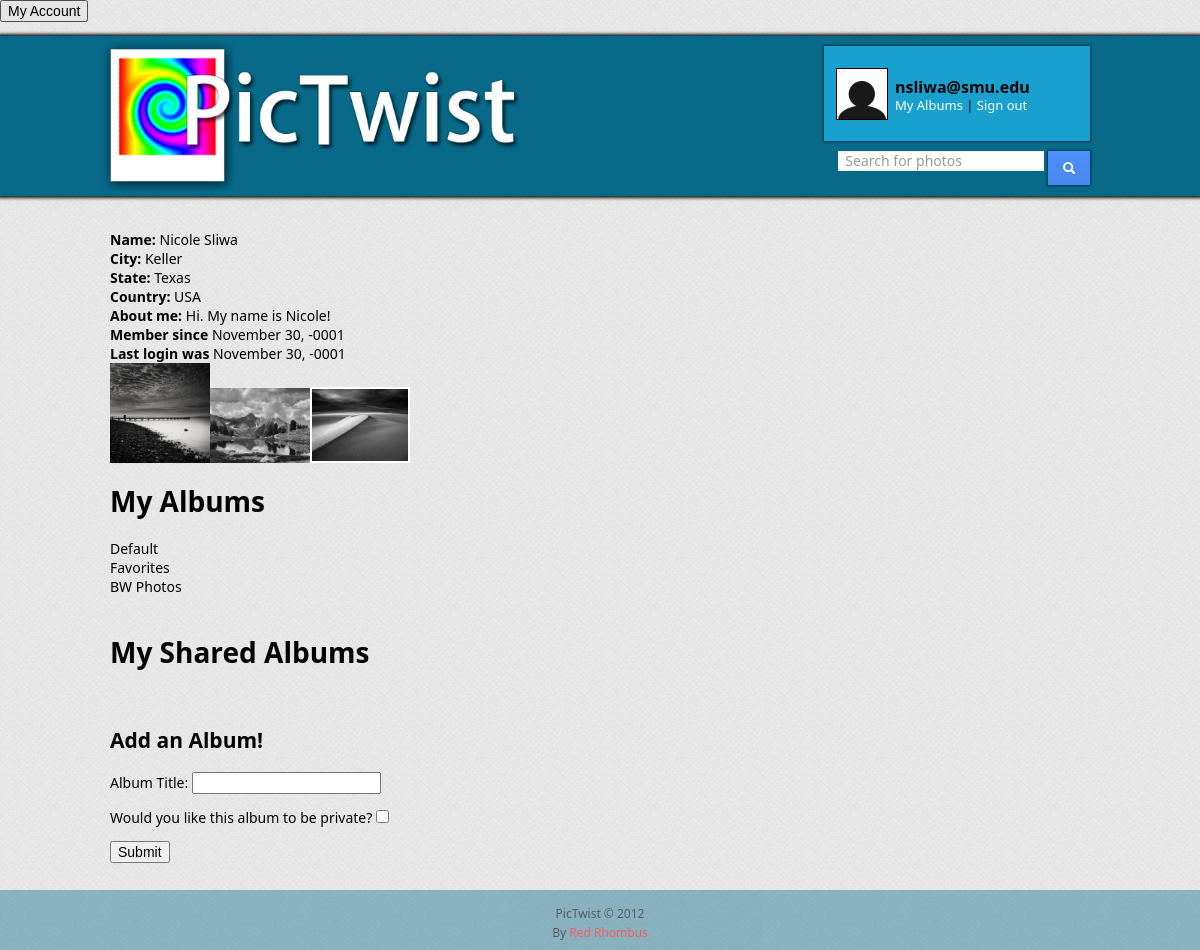
The app's page /profile.php (signed in) with its own data.
### tables this page shows
CREATE TABLE users(
  id INTEGER PRIMARY KEY AUTO_INCREMENT,
  email VARCHAR(255) UNIQUE NOT NULL,
  password_hash VARCHAR(255) NOT NULL,
  name VARCHAR(255) NOT NULL,
  city VARCHAR(255),
  state VARCHAR(255),
  country VARCHAR(255),
  bio TEXT,
  admin BOOLEAN DEFAULT FALSE,
  updated_at TIMESTAMP DEFAULT '0000-00-00 00:00:00',
  created_at TIMESTAMP DEFAULT '0000-00-00 00:00:00',
  last_login timestamp default CURRENT_TIMESTAMP()
);

CREATE TABLE photos(
  id INTEGER PRIMARY KEY AUTO_INCREMENT,
  title VARCHAR(255) DEFAULT "photo",
  description TEXT,
  path VARCHAR(255) NOT NULL,
  private BOOLEAN DEFAULT FALSE,
  views INTEGER DEFAULT 0,
  parent_photo_id INTEGER,
  album_id INTEGER NOT NULL,
  FOREIGN KEY (parent_photo_id) REFERENCES photos(id)
    ON UPDATE Cascade
    ON DELETE Cascade,
  FOREIGN KEY (album_id) REFERENCES albums(id)
    ON UPDATE Cascade
    ON DELETE Cascade,
  updated_at TIMESTAMP DEFAULT '0000-00-00 00:00:00',
  created_at TIMESTAMP DEFAULT '0000-00-00 00:00:00'
);

CREATE TABLE albums(
  id INTEGER PRIMARY KEY AUTO_INCREMENT,
  title VARCHAR(255),
  description TEXT,
  private BOOLEAN DEFAULT FALSE,
  user_id INTEGER NOT NULL,
  FOREIGN KEY (user_id) REFERENCES users(id)
    ON UPDATE Cascade
    ON DELETE Cascade,
  updated_at TIMESTAMP DEFAULT '0000-00-00 00:00:00',
  created_at TIMESTAMP DEFAULT '0000-00-00 00:00:00'
);

### include/headCode.php (called while the page is built, shortened)
<?php
  $relativeDirectory = str_replace(basename($_SERVER['PHP_SELF']), '', $_SERVER['PHP_SELF']);
  $baseURL = "http://" . $_SERVER['HTTP_HOST'] . $relativeDirectory;
  $logoutURL = $baseURL . 'logout.php';
  $searchURL = $baseURL . 'search.php';
  $viewLightBoxURL = $baseURL . 'view.php';
  $profileURL = $baseURL . 'profile.php';
  $currentUser = getCurrentUser();
  function sql($query){
    $result = mysql_query($query) or die (mysql_error());
    return $result;
  }
  function getCurrentUser(){
    if(isset($_SESSION['uid'])) { $uid = $_SESSION['uid']; }
    else { $uid = -1; $_SESSION['uid'] = $uid;}
    if(isset($_SESSION['email'])) { $email = $_SESSION['email']; }
    else { $email = "Visitor"; $_SESSION['email'] = $email;}
    if(isset($_SESSION['name'])) { $name = $_SESSION['name']; }
    else { $name = "Unknown"; $_SESSION['name'] = $name;}
    if(isset($_SESSION['admin'])) {$admin = $_SESSION['admin'];}
    else { $admin = FALSE; $_SESSION['admin'] = $admin;}
    $currentUser = array("username" => $email, "id" => $uid, "name" => $name, "admin" => $admin);
    return $currentUser;
  }
?>

### profile.php (the view, shortened to what this page needs)
<?php INCLUDE_ONCE 'include/headCode.php'; ?>
<head>
	<?php INCLUDE_ONCE 'include/cssAndJsIncludes.php'; ?>
	<link rel="stylesheet" href="fancyBox/source/jquery.fancybox.css?v=2.1.3" type="text/css" media="screen" />
	<link href="styles/styles.css" rel="stylesheet" type="text/css">
		<form method="post" action="editinfo.php">
			<input type="submit" value="My Account">
		</form>
</head>
<?php INCLUDE_ONCE 'include/headBody.php' ?>
<div id="user info">
<?php
	if(isset($currentUser['id']) && $currentUser['id'] > 0)
	{
		$uid = $currentUser['id'];
		$query = mysql_query("SELECT id, created_at, name, city, state, country, bio, updated_at FROM users WHERE id='$uid';");
		$row = mysql_fetch_array($query);
		$tstamp = $row['created_at'];
		$lastUpdate = $row['updated_at'];
		$name = $row['name'];
		$city = $row['city'];
		$state = $row['state'];
		$country = $row['country'];
		$bio = $row['bio'];
		echo "<br><b>Name: </b>" . $name;
		if(!empty($city))
		{
			echo "<br><b>City: </b>" . $city;
		}
		if(!empty($state))
		{
			echo "<br><b>State: </b>" . $state;
		}
		if(!empty($country))
		{
			echo "<br><b>Country: </b>" . $country;
		}
		if(!empty($bio))
		{
			echo "<br><b>About me: </b>" . $bio;
		}
		echo "<br><b>Member since </b>" . date("F j, Y", strtotime($tstamp));
		echo "<br><b>Last login was </b>" . date("F j, Y", strtotime($lastUpdate));
	}
?>
</div>
<div id="album info">
<?php
	$query = "select p.album_id, a.title, p.id, p.path from albums a JOIN photos p where a.id = p.album_id AND user_id='$currentUser[id]' order by a.id desc;";
	$result = mysql_query($query);
	while($row = mysql_fetch_array($result))
	{
		echo '<a id="' . $row[id] . '" class="fancybox-iframe" rel="g1" href="'.$viewLightBoxURL.'?p_id=' . $row[id] . '&a_id=' . $row[album_id] . '">'.
			'<img src="'.$row[path].'" height=100 width=100 alt="'.$row[title].'"></a>';
	}
	if(isset($currentUser['id']) && $currentUser['id'] > 0)
    {
        $uid = $currentUser['id'];
        $query = "select id, title from albums where user_id='".$uid."';";
        $result_albums = sql($query);
    }
    else
    {
            $_SESSION['error'] = 'Error! You must be logged in to view your albums!';
            redirect($logoutURL);
    }
?>
<form id="MyAlbums" action="<?php echo $baseURL . 'album.photos.php' ?>" enctype="multipart/form-data" method="post">
    <h1>
        My Albums
    </h1>
    <p>
        <?php
                while($row = mysql_fetch_array($result_albums))
                {
                        echo '<a href="album.photos.php?album_id=' . $row[id] . '">' . $row[title] . '</a><br/>';
                }
            ?>
        <br/>
    </p>
</form>
<form id="MySharedAlbums" action="<?php echo $baseURL . 'album.photos.php' ?>" enctype="multipart/form-data" method="post">
    <h1>
        My Shared Albums
    </h1>
    <p>
        <br/>
    </p>
</form>
<form id="AddAlbum" action="<?php echo $baseURL . 'album.processor.php' ?>" method="post">
            <h2>
                Add an Album!
            </h2>
            <p>
                <label for="title">Album Title:</label>
                <input type="text" name="title">
            </p>
            <p>
                Would you like this album to be private?
                <input type="checkbox" name="private" value="1" />
            </p>
            <p>
                <input type="submit" name="AlbumSubmit" value="Submit" />
            </p>
     </form>
</div>
<?php INCLUDE 'include/foot.php' ?>

### include/cssAndJsIncludes.php (shortened to what this page needs)
<link href="styles/styles.css" rel="stylesheet" type="text/css">
<link href="metro/css/m-styles.min.css" rel="stylesheet" />

### include/headBody.php
<body>
  <div id="pageContainer">
    <div id="header_bg"></div>
    <div id="header">
      <a href="<? echo $baseURL ?>">
        <img id="logotext" src="img/logotext.png" />
        <img id="logoswirl" src="img/swirl.png" />
      </a>
      <div id="header_right">
        <div id="userBadgeContainer" class="thinShadow">
          <? if ($currentUser['id'] == -1): ?>
            <div id="notSignedIn">
              <a id="gotoSignIn" href="#" class="m-btn blue thinShadow">Sign In</a><a  id="gotoRegister" href="<?php echo $registerURL;?>" class="m-btn blue thinShadow">Join PicTwist</a>
            </div>
          <div id="signInFormContainer">
            <form id="signInForm" method="get" action="<?php echo $loginHandlerURL ?>">
              <input id="usernameField" class="m-wrap" type="text" type="text" name="email" placeholder="Email" />
              <input id="passwordField" class="m-wrap" type="password" name="pwd" placeholder="Password" />
              <a id="signInBtn" class="m-btn icn-only blue thinShadow">Sign In</a>
            </form>
            <i id="closeBtn"></i>
          </div>
          <? else: ?>
            <div id="userBadge">
              <img id="userPic" src="img/default_pic.png" />
              <div id="userInfo">
                <div id="userName"><?echo $currentUser['username'];?></div>
                <div id="userLinks"><a href="<?php echo $profileURL;?>">My Albums</a> | <a href="<?php echo $logoutURL;?>">Sign out</a></div>
              </div>
            </div>
          <? endif; ?>
        </div>
        <div id="searchContainer">
          <form id="searchForm" method="get" action=<?php echo $searchURL;?>>
            <input id="searchField" class="m-wrap" name="query" type="text" placeholder="Search for photos" value="<? echo $_REQUEST['query'] ?>"/>
            <a id="searchBtn" class="m-btn icn-only blue thinShadow"><i class="icon-search icon-white"></i></a>
          </form>
        </div>
      </div>
    </div>
    <div id="content">

### include/foot.php (shortened to what this page needs)
		</div>
	</div>
	<div id="footer">
		<p>PicTwist &copy; 2012</p>
		<p>By <span style="color: red">Red Rhombus</span></p>
	</div>
</body>
</html>

### styles/styles.css (style rules this page uses)
body { background-image: url('../img/bg.png'); margin: 0px; font-family: 'Segoe UI', Helvetica, Arial, sans-serif; font-size: 14px; }
html, body { height: 100%; }
a { text-decoration: none; color: #000; }
#header a { color: #fff; }
#pageContainer { width: 1000px; height: auto; min-height: 100%; margin: 0px auto; padding: 0 0px; }
.thinShadow { -webkit-box-shadow: 0 0 2px 1px rgba(0, 0, 0, .5); }
#header { position: relative; top: 0px; padding-bottom: 20px; height: 150px; }
#header_bg { position: absolute; left: 0px; right: 0px; height: 160px; background-color: #086989; -webkit-box-shadow: 0 0 3px 2px rgba(0, 0, 0, .9); }
#logoswirl { position: absolute; top: 5px; left: 1px; height: 150px; z-index: 5; }
#logotext { position: absolute; z-index: 10; width: 340px; left: 80px; top: 32px; }
#header_right { float: right; width: 266px; margin: 10px; }
#userBadgeContainer { height: 95px; border: 0px solid #FFD1A1; background-color: #18A1CF; position: relative; margin-bottom: 10px; }
#userBadge { position: absolute; top: 16px; left: 2px; width: 100%; }
#userPic { width: 50px; border: 1px solid #000; position: absolute; left: 10px; top: 6px; }
#userInfo { position: absolute; left: 69px; top: 14px; }
#userName { font-weight: bold; font-size: 16px; }
#userLinks { font-size: 13px; margin-top: -2px; }
#searchContainer { text-align: right; margin: 0px auto; padding-bottom: 0px; }
.m-btn { position: relative; top: -8px; }
#content { padding: 5px 10px; padding-bottom: 73px; }
#footer { height: 60px; margin-top: -60px; text-align: center; font-size: 12px; opacity: 0.6; background-color: rgba(8, 105, 137, .7); }
#footer p { padding: 1px; margin: 0; }
#footer p:first-child { padding-top: 15px; }

### records on screen
users: name "Nicole Sliwa", city "Keller", state "Texas", country "USA", bio "Hi. My name is Nicole!", created_at "November 30, -0001", updated_at "November 30, -0001"
photos: path (picture)
photos: path (picture)
photos: path (picture)
albums: title "Default"
albums: title "Favorites"
albums: title "BW Photos"

### other values on screen
$currentUser['username'] "nsliwa@smu.edu"
